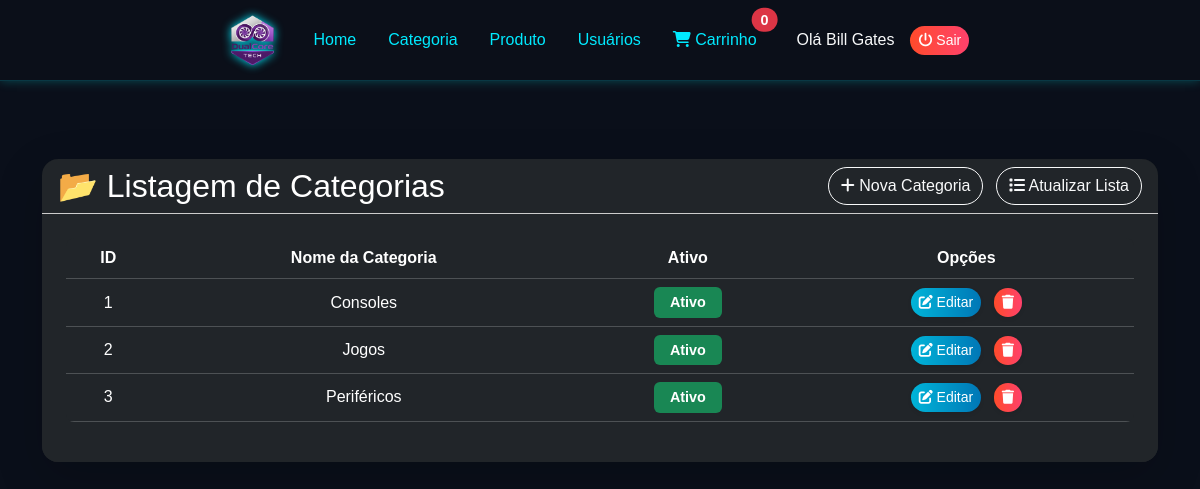
The app's page /categoria/listar (signed in) with its own data.
### tables this page shows
CREATE TABLE `categoria` (
  `id` int(11) NOT NULL,
  `nome` varchar(50) NOT NULL,
  `ativo` enum('S','N') NOT NULL
);

### controllers/CategoriaController.php (called while the page is built, shortened)
<?php
    require "../config/Conexao.php";
    require "../models/Categoria.php";
    class CategoriaController {
        public function __construct()
        {
            $conexao = new Conexao();
            $pdo = $conexao->conectar();
            $this->categoria = new Categoria($pdo);
        }
        public function listar() {
            require "../views/categoria/listar.php";
        }
}

### models/Categoria.php (called while the page is built, shortened)
<?php
    class Categoria {
        private $pdo;
        public function __construct($pdo)
        {
            $this->pdo = $pdo;
        }
        public function listar() {
            $sql = "select * from categoria order by nome";
            $consulta = $this->pdo->prepare($sql);
            $consulta->execute();
            return $consulta->fetchAll(PDO::FETCH_OBJ);
        }
}

### views/categoria/listar.php (the view, shortened to what this page needs)
<div class="container py-5">
    <div class="card shadow-lg border-0 bg-dark text-light rounded-4">
        <div class="card-header bg-gradient-to-r from-blue-700 to-cyan-500 text-white d-flex justify-content-between align-items-center rounded-top-4">
            <h2 class="mb-0">📂 Listagem de Categorias</h2>
            <div>
                <a href="categoria/index" class="btn btn-outline-light me-2">
                    <i class="fas fa-plus"></i> Nova Categoria
                </a>
                <a href="categoria/listar" class="btn btn-outline-light">
                    <i class="fas fa-list"></i> Atualizar Lista
                </a>
            </div>
        </div>
        <div class="card-body bg-dark rounded-bottom-4 p-4">
            <div class="table-responsive">
                <table class="table table-dark table-hover align-middle rounded-3 overflow-hidden">
                    <thead class="bg-gradient-to-r from-cyan-700 to-blue-600 text-white text-center">
                        <tr>
                            <th>ID</th>
                            <th>Nome da Categoria</th>
                            <th>Ativo</th>
                            <th>Opções</th>
                        </tr>
                    </thead>
                    <tbody>
                        <?php
                        $dadosCategoria = $this->categoria->listar();
                        foreach ($dadosCategoria as $dados) {
                            $status = ($dados->ativo == "S") ? "Sim" : "Não";
                        ?>
                            <tr class="text-center">
                                <td><?= $dados->id ?></td>
                                <td><?= $dados->nome ?></td>
                                <td>
                                    <?php if ($status == "Sim") { ?>
                                        <span class="badge bg-success px-3 py-2">Ativo</span>
                                    <?php } else { ?>
                                        <span class="badge bg-danger px-3 py-2">Inativo</span>
                                    <?php } ?>
                                </td>
                                <td>
                                    <a href="categoria/index/<?= $dados->id ?>" class="btn btn-sm btn-primary me-2 shadow-sm">
    <i class="fas fa-edit"></i> Editar
</a>
                                    <a href="javascript:excluir(<?= $dados->id ?>)" class="btn btn-sm btn-danger shadow-sm">
                                        <i class="fas fa-trash"></i>
                                    </a>
                                </td>
                            </tr>
                        <?php } ?>
                    </tbody>
                </table>
            </div>
        </div>
    </div>
</div>

### public/index.php (shortened to what this page needs)
<!DOCTYPE html>
<html lang="pt-br">
<head>
    <link rel="stylesheet" href="css/bootstrap.min.css">
    <link rel="stylesheet" href="css/all.min.css">
    <link rel="stylesheet" href="css/sweetalert2.min.css">
    <link rel="stylesheet" href="css/style.css">
</head>
<body>
    <?php
    if (($_POST) && (!isset($_SESSION["user"]))) {
        require "../controllers/IndexController.php";
        $controller = new IndexController();
        $controller->verificar($_POST);
    } else if (!isset($_SESSION["user"])) {
        require "../views/index/login.php";
    } else if (isset($_SESSION)) {
        require "menu.php";
        if (isset($_GET["param"])) {
            $param = explode("/", $_GET["param"]);
        }
        $controller = $param[0] ?? "index";
        $view = $param[1] ?? "index";
        $id = $param[2] ?? NULL;
        $controller = ucfirst($controller)."Controller";
        if (file_exists("../controllers/{$controller}.php")) {
            $control = new $controller();
            $control->$view($id);
        } else {
            require "../views/index/erro.php";
        }
    } else {
    }
    ?>
</body>
</html>

### public/menu.php (shortened to what this page needs)
<nav class="navbar navbar-expand-lg navbar-dark" style="background-color: #0b0f19; box-shadow: 0 0 10px #00ffff40;">
    <div class="container-fluid d-flex justify-content-center">
        <div class="d-flex align-items-center">
            <a class="navbar-brand me-4" href="index">
                <img src="images/logo.png" alt="DualCore Tech" style="height:50px; width:auto; filter: drop-shadow(0 0 5px #00eaff);">
            </a>
            <ul class="navbar-nav me-4 mb-2 mb-lg-0 d-flex flex-row">
                <li class="nav-item mx-2">
                    <a class="nav-link neon-link" href="index">Home</a>
                </li>
                <li class="nav-item mx-2">
                    <a class="nav-link neon-link" href="categoria/listar">Categoria</a>
                </li>
                <li class="nav-item mx-2">
                    <a class="nav-link neon-link" href="produto/listar">Produto</a>
                </li>
                <li class="nav-item mx-2">
                    <a class="nav-link neon-link" href="usuario">Usuários</a>
                </li>
                <li class="nav-item mx-2">
                    <a class="nav-link neon-link position-relative" href="carrinho/listar">
                        <i class="fas fa-shopping-cart"></i> Carrinho
                        <span id="cart-count" class="position-absolute top-0 start-100 translate-middle badge rounded-pill bg-danger">
                            0
                        </span>
                    </a>
                </li>
            </ul>
            <div class="d-flex align-items-center">
                <span class="text-light me-3">
                    Olá <?=$_SESSION["user"]["nome"]?></span>
                <a href="sair.php" class="btn btn-danger btn-sm">
                    <i class="fas fa-power-off"></i> Sair
                </a>
            </div>
        </div>
    </div>
</nav>

### public/css/style.css (style rules this page uses)
body { background-color: #f1f1f1; color: #333; }
.form-control, .btn { border-radius: 0; }
.footer, .navbar { background: #FFF; padding: 10px 0 10px; box-shadow: 0 0 10px #ccc; }

### public/menu.php (style rules this page uses)
.neon-link { color: #00eaff !important; transition: all 0.3s ease; }
.navbar-nav .nav-item .nav-link { white-space: nowrap; }
.navbar { border-bottom: 1px solid #00eaff30; }

### views/categoria/listar.php (style rules this page uses)
body { background-color: #0a0f1a; font-family: 'Poppins', sans-serif; }
.card { backdrop-filter: blur(12px); border: 1px solid rgba(0, 255, 255, 0.2); }
.table th, .table td { vertical-align: middle; }
.btn-outline-light { border-radius: 30px; transition: all 0.3s ease; }
.btn-primary { background: linear-gradient(90deg, #00b4d8, #0077b6); border: none; border-radius: 30px; transition: 0.3s; }
.btn-danger { background: linear-gradient(90deg, #ff4b2b, #ff416c); border: none; border-radius: 30px; transition: 0.3s; }
.badge { font-size: 0.9rem; }

### records on screen
categoria: id "1", nome "Consoles", ativo "Ativo"
categoria: id "2", nome "Jogos", ativo "Ativo"
categoria: id "3", nome "Periféricos", ativo "Ativo"

### other values on screen
$_SESSION["user"]["nome"] "Bill Gates"
